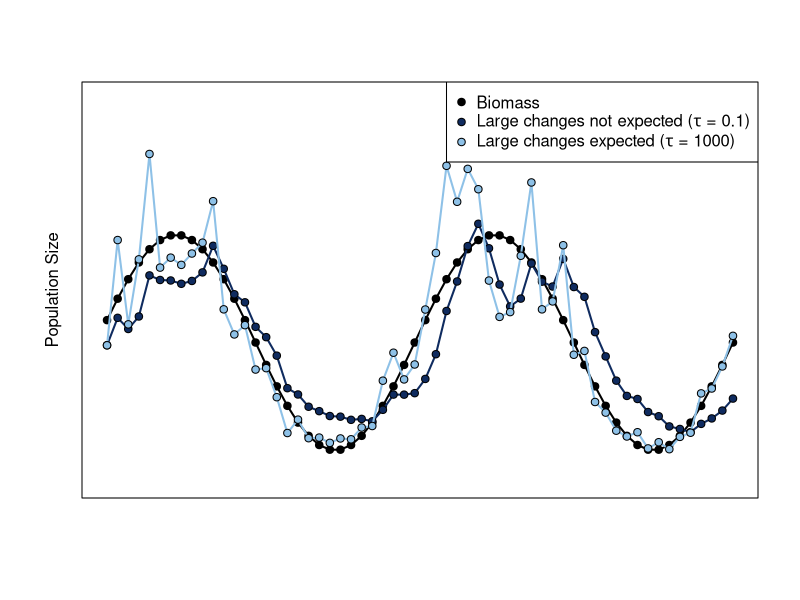

Write the R code that produced this figure.
tau0 <-  0.1
sigma0 <- 0.2
tau1 <- (1/tau0^2+1/sigma0^2)^(-0.5)


amp <- 100
freq <- 15
# get a new random seed
rm(.Random.seed)

seed.index <- runif(1,1,100)
set.seed(seed.index)
timelist <- seq(1,60)
B <- amp + amp/1.3 * sin(pi*timelist/freq)
y <- rep(NA, length(timelist))
E <- rep (NA, length(timelist))
E[1]<-B[1]*exp(rnorm(1,0, sigma0))

for (t in 2:length(timelist)) {
  y[t] <- log (B[t]/E[t-1])
  mu1.tmp <- y[t]*(1-sigma0^2/(tau0^2+sigma0^2))
  E[t] <- E[t-1] * exp(rnorm(1,mu1.tmp,tau1))
}

setwd('/Users/mcsiple/Dropbox/Chapter4-HarvestControlRules/Figures')
plotfilename <- "DelayedDetection_2.pdf"
pdf(file = plotfilename, height = 7, width = 10,useDingbats = FALSE)
par(mfrow=c(1,1))
lotau.col <- "#0F2B5F" #"red" #539E59" 
hitau.col <- "#8EC1E7" #"orange" #BBD961" # light green
plot(timelist,B, type = "l", lwd = 2, col = "black", xlab = "", ylab = " ", ylim = c(0, 275), axes = F)
box()
mtext(side = 2, text = "Population Size", line = 1)
points(timelist, B, pch=21, bg = "black")
lines(timelist, E, lwd = 2, col = lotau.col)
points(timelist, E, pch=21, bg = lotau.col)


tau0 <-  1000
sigma0 <- 0.2
tau1 <- (1/tau0^2+1/sigma0^2)^(-0.5)


set.seed(seed.index)
y <- rep(NA, length(timelist))
E <- rep (NA, length(timelist))
E[1]<-B[1]*exp(rnorm(1,0, sigma0))

for (t in 2:length(timelist)) {
  y[t] <- log (B[t]/E[t-1])
  mu1.tmp <- y[t]*(1-sigma0^2/(tau0^2+sigma0^2))
  E[t] <- E[t-1] * exp(rnorm(1,mu1.tmp,tau1))
}

lines(timelist, E, lwd = 2, col = hitau.col)
points(timelist, E, pch=21, bg = hitau.col)

legend('topright',pch=rep(21,times=3),pt.bg=c('black',lotau.col,hitau.col),
       legend=c("Biomass",
                expression(paste("Large changes not expected (",tau," = 0.1",")",sep="")),
                expression(paste("Large changes expected (",tau," = 1000",")",sep=""))))

dev.off()
#system2("open",args=c("-a Skim.app",plotfilename))
